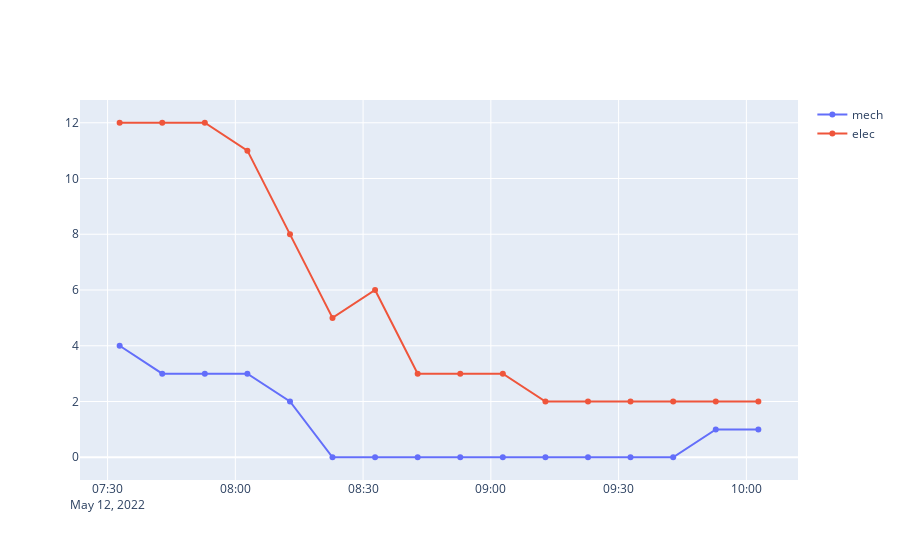

Notebook cell for this chart:
### Code cell
# Jeudi
plot_bikes("2022-05-12", "21209")
